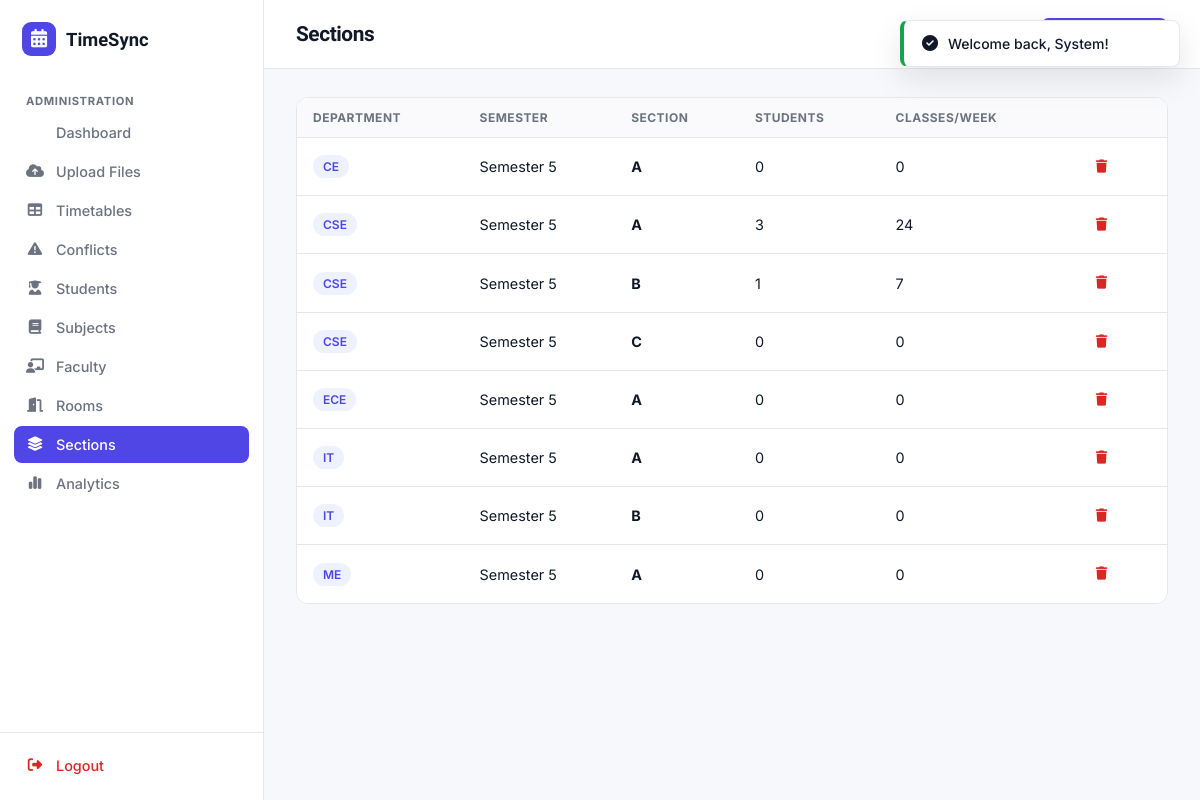
Screenshot of /admin/sections.php (signed in) with the database file from the repository.
### tables this page shows
CREATE TABLE sections (
    id INT AUTO_INCREMENT PRIMARY KEY,
    department_id INT NOT NULL,
    semester_id INT NOT NULL,
    section_name VARCHAR(5) NOT NULL,
    FOREIGN KEY (department_id) REFERENCES departments(id) ON DELETE CASCADE,
    FOREIGN KEY (semester_id) REFERENCES semesters(id) ON DELETE CASCADE,
    UNIQUE KEY uniq_section (department_id, semester_id, section_name)
);

CREATE TABLE departments (
    id INT AUTO_INCREMENT PRIMARY KEY,
    name VARCHAR(100) NOT NULL,
    code VARCHAR(10) NOT NULL UNIQUE
);

CREATE TABLE semesters (
    id INT AUTO_INCREMENT PRIMARY KEY,
    semester_number INT NOT NULL UNIQUE
);

### includes/functions.php (called while the page is built, shortened)
<?php
function e(?string $str): string {
    return htmlspecialchars($str ?? '', ENT_QUOTES, 'UTF-8');
}

### admin/sections.php (the view, shortened to what this page needs)
<?php
require_once __DIR__ . '/../includes/functions.php';
$sections = $pdo->query("
    SELECT sec.*, d.code AS dept_code, sem.semester_number,
           (SELECT COUNT(*) FROM students st WHERE st.section_id = sec.id) AS student_count,
           (SELECT COUNT(*) FROM timetables t WHERE t.section_id = sec.id) AS class_count
    FROM sections sec
    JOIN departments d ON d.id = sec.department_id
    JOIN semesters sem ON sem.id = sec.semester_id
    ORDER BY d.code, sem.semester_number, sec.section_name
")->fetchAll();
require_once __DIR__ . '/../includes/header.php';
require_once __DIR__ . '/../includes/sidebar.php';
?>
<div class="main-content">
    <div class="topbar">
        <div class="flex gap-16" style="align-items:center;">
            <h1>Sections</h1>
        </div>
        <button class="btn btn-primary btn-sm" onclick="openModal('addSectionModal')"><i class="fa-solid fa-plus"></i> Add Section</button>
    </div>
    <div class="page-body">
        <?php if (!$sections): ?>
            <div class="card"><div class="empty-state">
                <div class="empty-icon"><i class="fa-solid fa-layer-group"></i></div>
                <h3>No sections yet</h3>
                <p>Sections are created automatically when students register or timetables are imported.</p>
                <button class="btn btn-primary" onclick="openModal('addSectionModal')">Add Section</button>
            </div></div>
        <?php else: ?>
        <div class="table-wrap">
            <table class="data-table">
                <thead><tr><th>Department</th><th>Semester</th><th>Section</th><th>Students</th><th>Classes/Week</th><th></th></tr></thead>
                <tbody>
                <?php foreach ($sections as $s): ?>
                    <tr>
                        <td><span class="badge badge-neutral"><?= e($s['dept_code']) ?></span></td>
                        <td>Semester <?= (int)$s['semester_number'] ?></td>
                        <td><strong><?= e($s['section_name']) ?></strong></td>
                        <td><?= (int)$s['student_count'] ?></td>
                        <td><?= (int)$s['class_count'] ?></td>
                        <td>
                            <form method="POST" onsubmit="return confirm('Delete this section?');">
                                <button type="submit" class="btn btn-ghost btn-sm"><i class="fa-solid fa-trash" style="color:var(--danger);"></i></button>
                            </form>
                        </td>
                    </tr>
                <?php endforeach; ?>
                </tbody>
            </table>
        </div>
        <?php endif; ?>
    </div>
</div>
<?php require_once __DIR__ . '/../includes/footer.php'; ?>

### assets/css/style.css (style rules this page uses)
:root { --primary: #4F46E5; --primary-dark: #4338CA; --primary-light: #EEF2FF; --accent: #0EA5A5; --background: #F7F8FB; --surface: #FFFFFF; --text: #111827; --muted: #6B7280; --border: #E5E7EB; --success: #16A34A; --success-light: #ECFDF3; --warning: #D97706; --warning-light: #FFFBEB; --danger: #DC2626; --danger-light: #FEF2F2; --radius-sm: 8px; --radius: 12px; --radius-lg: 16px; --shadow-sm: 0 1px 2px rgba(17, 24, 39, 0.04); --shadow: 0 4px 16px rgba(17, 24, 39, 0.06); --shadow-lg: 0 12px 32px rgba(17, 24, 39, 0.10); --font-display: 'Sora', sans-serif; --font-body: 'Inter', sans-serif; --sidebar-w: 264px; }
* { box-sizing: border-box; }
body { margin: 0; font-family: var(--font-body); background: var(--background); color: var(--text); -webkit-font-smoothing: antialiased; }
h1, h2, h3, h4, h5, .font-display { font-family: var(--font-display); letter-spacing: -0.02em; color: var(--text); margin: 0; }
.btn { display: inline-flex; align-items: center; justify-content: center; gap: 8px; font-family: var(--font-body); font-weight: 600; font-size: 0.925rem; padding: 11px 20px; border-radius: var(--radius-sm); border: 1px solid transparent; cursor: pointer; transition: all .15s ease; white-space: nowrap; }
.btn-primary { background: var(--primary); color: #fff; }
.btn-ghost { background: transparent; color: var(--muted); }
.btn-sm { padding: 7px 14px; font-size: 0.825rem; }
.badge { display: inline-flex; align-items: center; gap: 5px; padding: 4px 10px; border-radius: 999px; font-size: 0.75rem; font-weight: 600; }
.badge-neutral { background: var(--primary-light); color: var(--primary); }
.table-wrap { overflow-x: auto; border-radius: var(--radius); border: 1px solid var(--border); }
table.data-table { width: 100%; border-collapse: collapse; min-width: 640px; background: var(--surface); }
table.data-table th { text-align: left; font-size: 0.75rem; text-transform: uppercase; letter-spacing: .04em; color: var(--muted); padding: 12px 16px; background: #FAFAFC; position: sticky; top: 0; border-bottom: 1px solid var(--border); }
table.data-table td { padding: 14px 16px; border-bottom: 1px solid var(--border); font-size: 0.9rem; }
table.data-table tr:last-child td { border-bottom: none; }
.main-content { flex: 1; min-width: 0; }
.topbar { display: flex; align-items: center; justify-content: space-between; padding: 18px 32px; background: var(--surface); border-bottom: 1px solid var(--border); position: sticky; top: 0; z-index: 50; }
.topbar h1 { font-size: 1.3rem; }
.page-body { padding: 28px 32px; max-width: 1400px; }
.flex { display: flex; }
.gap-16 { gap: 16px; }

### rows the page displays
sections: department.code "CE", semester.semester_number "5", section_name "A", student_count "0", class_count "0"
sections: department.code "CSE", semester.semester_number "5", section_name "A", student_count "3", class_count "24"
sections: department.code "CSE", semester.semester_number "5", section_name "B", student_count "1", class_count "7"
sections: department.code "CSE", semester.semester_number "5", section_name "C", student_count "0", class_count "0"
sections: department.code "ECE", semester.semester_number "5", section_name "A", student_count "0", class_count "0"
sections: department.code "IT", semester.semester_number "5", section_name "A", student_count "0", class_count "0"
sections: department.code "IT", semester.semester_number "5", section_name "B", student_count "0", class_count "0"
sections: department.code "ME", semester.semester_number "5", section_name "A", student_count "0", class_count "0"

### other values shown
$link['label'] "Dashboard"
$link['label'] "Upload Files"
$link['label'] "Timetables"
$link['label'] "Conflicts"
$link['label'] "Students"
$link['label'] "Subjects"
$link['label'] "Faculty"
$link['label'] "Rooms"
$link['label'] "Sections"
$link['label'] "Analytics"
